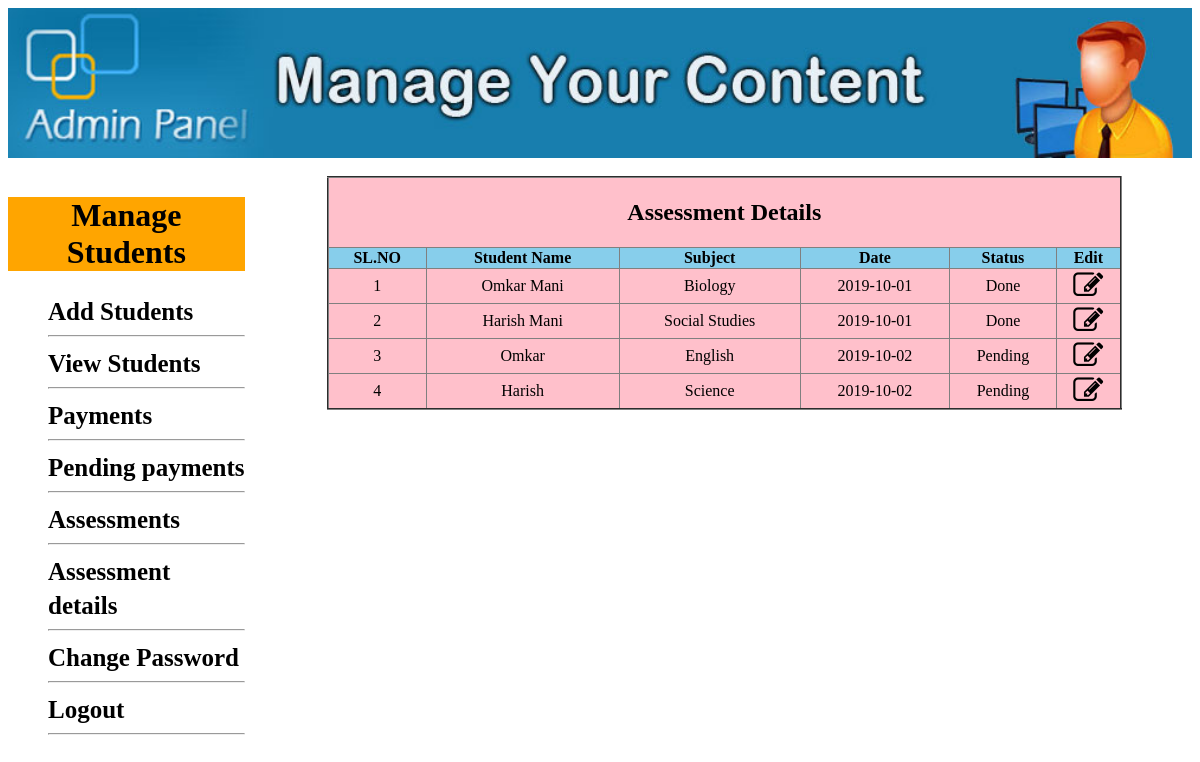
The app's page /managestud.php?assessdet (signed in) with its own data.
### tables this page shows
CREATE TABLE `assessment` (
  `id` int(150) NOT NULL,
  `name` varchar(250) NOT NULL,
  `class` varchar(250) NOT NULL,
  `subject` varchar(250) NOT NULL,
  `date` varchar(250) NOT NULL,
  `status` varchar(100) NOT NULL
);

### assessdet.php (the view, shortened to what this page needs)
<table width="795" align="center" bgcolor="pink" border="2" style="border-collapse: collapse;">
		<tr align="center">
		<td colspan="6">
			<h2>Assessment Details</h2>
		</td>
	</tr>
	<tr align="center" bgcolor="skyblue">
		<th>
			SL.NO
		</th>
		<th>
			Student Name
		</th>
		<th>Subject</th>
		<th>Date</th>
		<th>Status</th>
		<th>Edit</th>
	</tr>
	<?php
	include("db.php");
	$sql = "select * from assessment";
	$run = mysqli_query($con, $sql);
	while ($row = mysqli_fetch_array($run)) {
	$id = $row['id'];
	$name = $row['name'];
	$sub = $row['subject'];
	$date = $row['date'];
	$stat = $row['status'];
	?>
	<tr align="center">
		<td><?php echo "$id"; ?></td>
		<td><?php echo "$name";  ?></td>
		<td><?php echo "$sub";   ?></td>
		<td><?php echo "$date";   ?></td>
		<td><?php echo "$stat";   ?></td>
		<td><a href="managestud.php?edit_asses=<?php  echo $id;  ?>"><i class="fa fa-edit" style="font-size:30px"></i></a></td></td>
	</tr>
<?php  } ?>
</table>

### css/style.css (style rules this page uses)
.slide-left li, a { color: black; text-decoration: none; font-size: 25px; }

### records on screen
assessment: id "1", name "Omkar Mani", subject "Biology", date "2019-10-01", status "Done"
assessment: id "2", name "Harish Mani", subject "Social Studies", date "2019-10-01", status "Done"
assessment: id "3", name "Omkar", subject "English", date "2019-10-02", status "Pending"
assessment: id "4", name "Harish", subject "Science", date "2019-10-02", status "Pending"
